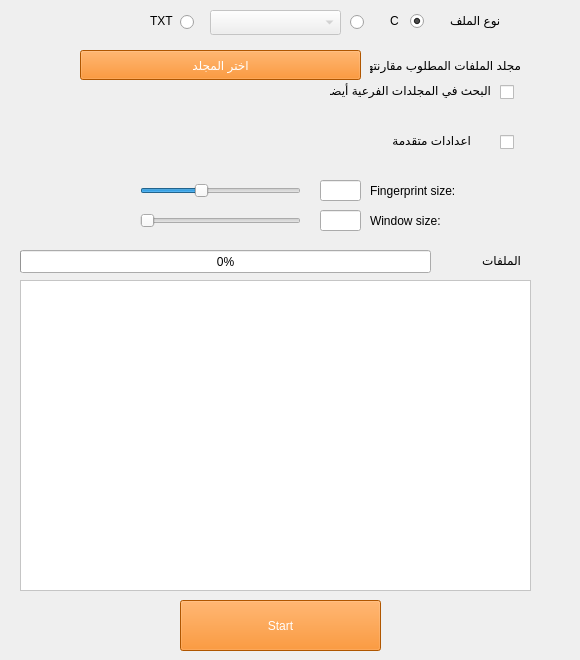
    <widget class="QWidget" name="page">
     <widget class="QLineEdit" name="text_k">
      <property name="geometry">
       <rect>
        <x>320</x>
        <y>180</y>
        <width>41</width>
        <height>21</height>
       </rect>
      </property>
      <property name="styleSheet">
       <string notr="true"/>
      </property>
      <property name="alignment">
       <set>Qt::AlignCenter</set>
      </property>
     </widget>
     <widget class="QLabel" name="label_9">
      <property name="geometry">
       <rect>
        <x>150</x>
        <y>10</y>
        <width>31</width>
        <height>22</height>
       </rect>
      </property>
      <property name="text">
       <string>TXT</string>
      </property>
     </widget>
     <widget class="QLabel" name="label_2">
      <property name="geometry">
       <rect>
        <x>370</x>
        <y>50</y>
        <width>151</width>
        <height>30</height>
       </rect>
      </property>
      <property name="styleSheet">
       <string notr="true"/>
      </property>
      <property name="text">
       <string>مجلد الملفات المطلوب مقارنتها</string>
      </property>
     </widget>
     <widget class="QLabel" name="label_w">
      <property name="geometry">
       <rect>
        <x>370</x>
        <y>210</y>
        <width>131</width>
        <height>21</height>
       </rect>
      </property>
      <property name="styleSheet">
       <string notr="true"/>
      </property>
      <property name="text">
       <string>Window size:</string>
      </property>
     </widget>
     <widget class="QSlider" name="slider_k">
      <property name="geometry">
       <rect>
        <x>140</x>
        <y>180</y>
        <width>161</width>
        <height>21</height>
       </rect>
      </property>
      <property name="minimum">
       <number>5</number>
      </property>
      <property name="maximum">
       <number>100</number>
      </property>
      <property name="singleStep">
       <number>1</number>
      </property>
      <property name="pageStep">
       <number>5</number>
      </property>
      <property name="value">
       <number>40</number>
      </property>
      <property name="orientation">
       <enum>Qt::Horizontal</enum>
      </property>
     </widget>
     <widget class="QLabel" name="label_7">
      <property name="geometry">
       <rect>
        <x>10</x>
        <y>50</y>
        <width>231</width>
        <height>20</height>
       </rect>
      </property>
      <property name="styleSheet">
       <string notr="true"/>
      </property>
      <property name="text">
       <string/>
      </property>
     </widget>
     <widget class="QSlider" name="slider_w">
      <property name="geometry">
       <rect>
        <x>140</x>
        <y>211</y>
        <width>161</width>
        <height>20</height>
       </rect>
      </property>
      <property name="minimum">
       <number>1</number>
      </property>
      <property name="maximum">
       <number>50</number>
      </property>
      <property name="singleStep">
       <number>1</number>
      </property>
      <property name="pageStep">
       <number>5</number>
      </property>
      <property name="value">
       <number>1</number>
      </property>
      <property name="orientation">
       <enum>Qt::Horizontal</enum>
      </property>
     </widget>
     <widget class="QLabel" name="label_3">
      <property name="geometry">
       <rect>
        <x>450</x>
        <y>10</y>
        <width>121</width>
        <height>21</height>
       </rect>
      </property>
      <property name="styleSheet">
       <string notr="true"/>
      </property>
      <property name="text">
       <string>&lt;html&gt;&lt;head/&gt;&lt;body&gt;&lt;p&gt;نوع الملف&lt;/p&gt;&lt;/body&gt;&lt;/html&gt;</string>
      </property>
     </widget>
     <widget class="QRadioButton" name="radio_Other">
      <property name="geometry">
       <rect>
        <x>350</x>
        <y>7</y>
        <width>21</width>
        <height>31</height>
       </rect>
      </property>
      <property name="text">
       <string/>
      </property>
      <property name="checked">
       <bool>false</bool>
      </property>
     </widget>
     <widget class="QRadioButton" name="radio_TXT">
      <property name="geometry">
       <rect>
        <x>180</x>
        <y>7</y>
        <width>21</width>
        <height>31</height>
       </rect>
      </property>
      <property name="text">
       <string/>
      </property>
      <property name="checked">
       <bool>false</bool>
      </property>
     </widget>
     <widget class="QRadioButton" name="radio_C">
      <property name="geometry">
       <rect>
        <x>410</x>
        <y>6</y>
        <width>21</width>
        <height>31</height>
       </rect>
      </property>
      <property name="text">
       <string/>
      </property>
      <property name="checked">
       <bool>true</bool>
      </property>
     </widget>
     <widget class="QPushButton" name="pushDir">
      <property name="geometry">
       <rect>
        <x>80</x>
        <y>50</y>
        <width>281</width>
        <height>30</height>
       </rect>
      </property>
      <property name="cursor">
       <cursorShape>PointingHandCursor</cursorShape>
      </property>
      <property name="layoutDirection">
       <enum>Qt::RightToLeft</enum>
      </property>
      <property name="styleSheet">
       <string notr="true">QPushButton
{
	color: white;
	background: rgb(245, 121, 0);
}</string>
      </property>
      <property name="text">
       <string>اختر المجلد</string>
      </property>
     </widget>
     <widget class="QLabel" name="label_6">
      <property name="geometry">
       <rect>
        <x>130</x>
        <y>130</y>
        <width>231</width>
        <height>31</height>
       </rect>
      </property>
      <property name="styleSheet">
       <string notr="true"/>
      </property>
      <property name="text">
       <string/>
      </property>
     </widget>
     <widget class="QTextBrowser" name="textBrowser">
      <property name="geometry">
       <rect>
        <x>20</x>
        <y>280</y>
        <width>511</width>
        <height>311</height>
       </rect>
      </property>
      <property name="styleSheet">
       <string notr="true">QTextBrowser
{
	background: #FFF;
	padding: 10px;
}</string>
      </property>
     </widget>
     <widget class="QLabel" name="label_4">
      <property name="geometry">
       <rect>
        <x>440</x>
        <y>250</y>
        <width>81</width>
        <height>21</height>
       </rect>
      </property>
      <property name="styleSheet">
       <string notr="true"/>
      </property>
      <property name="text">
       <string>الملفات</string>
      </property>
     </widget>
     <widget class="QCheckBox" name="checkFolderMode">
      <property name="geometry">
       <rect>
        <x>500</x>
        <y>80</y>
        <width>21</width>
        <height>24</height>
       </rect>
      </property>
      <property name="text">
       <string/>
      </property>
     </widget>
     <widget class="QLabel" name="label_k">
      <property name="geometry">
       <rect>
        <x>370</x>
        <y>180</y>
        <width>141</width>
        <height>21</height>
       </rect>
      </property>
      <property name="styleSheet">
       <string notr="true"/>
      </property>
      <property name="text">
       <string>Fingerprint size:</string>
      </property>
     </widget>
     <widget class="QPushButton" name="pushStart">
      <property name="geometry">
       <rect>
        <x>180</x>
        <y>600</y>
        <width>201</width>
        <height>51</height>
       </rect>
      </property>
      <property name="cursor">
       <cursorShape>PointingHandCursor</cursorShape>
      </property>
      <property name="styleSheet">
       <string notr="true">QPushButton
{
	color: white;
	background: rgb(245, 121, 0);
}</string>
      </property>
      <property name="text">
       <string>Start</string>
      </property>
     </widget>
     <widget class="QComboBox" name="comboBox">
      <property name="enabled">
       <bool>false</bool>
      </property>
      <property name="geometry">
       <rect>
        <x>210</x>
        <y>10</y>
        <width>131</width>
        <height>25</height>
       </rect>
      </property>
      <property name="font">
       <font>
        <pointsize>11</pointsize>
       </font>
      </property>
      <property name="styleSheet">
       <string notr="true">QComboBox
{
	padding: 0 10px;
}</string>
      </property>
     </widget>
     <widget class="QLineEdit" name="text_w">
      <property name="geometry">
       <rect>
        <x>320</x>
        <y>210</y>
        <width>41</width>
        <height>21</height>
       </rect>
      </property>
      <property name="styleSheet">
       <string notr="true"/>
      </property>
      <property name="alignment">
       <set>Qt::AlignCenter</set>
      </property>
     </widget>
     <widget class="QCheckBox" name="checkTweaks">
      <property name="geometry">
       <rect>
        <x>500</x>
        <y>130</y>
        <width>21</width>
        <height>24</height>
       </rect>
      </property>
      <property name="text">
       <string/>
      </property>
     </widget>
     <widget class="QLabel" name="label_8">
      <property name="geometry">
       <rect>
        <x>330</x>
        <y>80</y>
        <width>161</width>
        <height>20</height>
       </rect>
      </property>
      <property name="styleSheet">
       <string notr="true"/>
      </property>
      <property name="text">
       <string>البحث في المجلدات الفرعية أيضا</string>
      </property>
     </widget>
     <widget class="QLabel" name="label_5">
      <property name="geometry">
       <rect>
        <x>360</x>
        <y>130</y>
        <width>111</width>
        <height>20</height>
       </rect>
      </property>
      <property name="styleSheet">
       <string notr="true"/>
      </property>
      <property name="text">
       <string>اعدادات متقدمة</string>
      </property>
     </widget>
     <widget class="QLabel" name="label">
      <property name="geometry">
       <rect>
        <x>390</x>
        <y>10</y>
        <width>16</width>
        <height>22</height>
       </rect>
      </property>
      <property name="text">
       <string>C</string>
      </property>
     </widget>
     <widget class="QProgressBar" name="pB_Percentage">
      <property name="geometry">
       <rect>
        <x>20</x>
        <y>250</y>
        <width>411</width>
        <height>23</height>
       </rect>
      </property>
      <property name="value">
       <number>0</number>
      </property>
     </widget>
    </widget>
